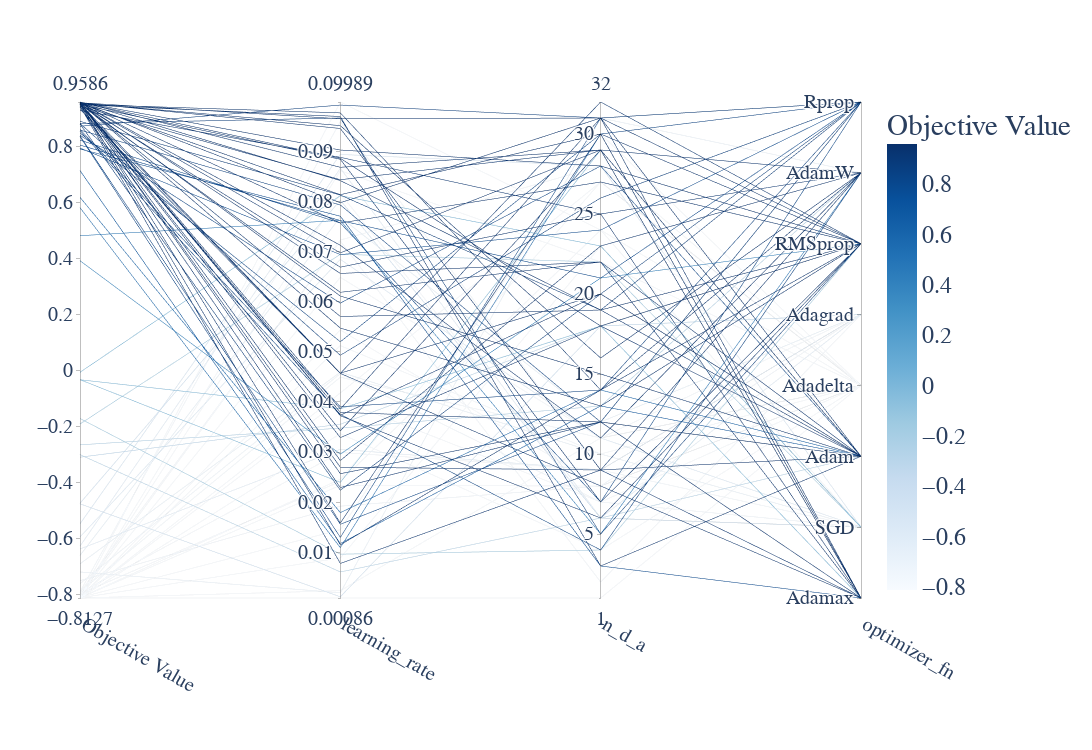

Notebook cell for this chart:
### Code cell
plt_parallel = optuna.visualization.plot_parallel_coordinate(study, params=['optimizer_fn', 'learning_rate', 'n_d_a'])
plt_parallel.update_layout(
    margin=dict(b=150),
    width=1100,
    height=750,
    title_font_size=36,
    legend_font_size=24,
    font_size=24,
    font_family='Times New Roman',
    title=''
)
